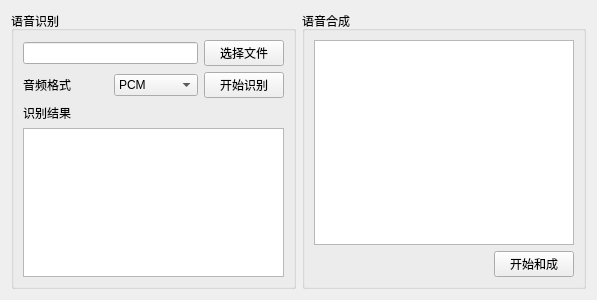
<?xml version="1.0" encoding="UTF-8"?>
<ui version="4.0">
 <class>Form</class>
 <widget class="QWidget" name="Form">
  <property name="geometry">
   <rect>
    <x>0</x>
    <y>0</y>
    <width>597</width>
    <height>300</height>
   </rect>
  </property>
  <property name="windowTitle">
   <string>语音识别演示程序</string>
  </property>
  <layout class="QGridLayout" name="gridLayout_2" columnstretch="1,1">
   <item row="0" column="0">
    <widget class="QGroupBox" name="groupBox">
     <property name="title">
      <string>语音识别</string>
     </property>
     <layout class="QGridLayout" name="gridLayout">
      <item row="0" column="0">
       <widget class="QLineEdit" name="lineEdit"/>
      </item>
      <item row="0" column="1">
       <widget class="QPushButton" name="pushButton_file">
        <property name="text">
         <string>选择文件</string>
        </property>
       </widget>
      </item>
      <item row="1" column="0">
       <layout class="QHBoxLayout" name="horizontalLayout">
        <item>
         <widget class="QLabel" name="label_format">
          <property name="text">
           <string>音频格式</string>
          </property>
         </widget>
        </item>
        <item>
         <widget class="QComboBox" name="comboBox_format">
          <item>
           <property name="text">
            <string>PCM</string>
           </property>
          </item>
          <item>
           <property name="text">
            <string>WAV</string>
           </property>
          </item>
          <item>
           <property name="text">
            <string>AMR</string>
           </property>
          </item>
         </widget>
        </item>
       </layout>
      </item>
      <item row="1" column="1">
       <widget class="QPushButton" name="pushButton_recognition">
        <property name="text">
         <string>开始识别</string>
        </property>
       </widget>
      </item>
      <item row="2" column="0">
       <widget class="QLabel" name="label_result">
        <property name="text">
         <string>识别结果</string>
        </property>
       </widget>
      </item>
      <item row="3" column="0" colspan="2">
       <widget class="QPlainTextEdit" name="plainTextEdit_result"/>
      </item>
     </layout>
    </widget>
   </item>
   <item row="0" column="1">
    <widget class="QGroupBox" name="groupBox_compound">
     <property name="title">
      <string>语音合成</string>
     </property>
     <layout class="QGridLayout" name="gridLayout_3">
      <item row="0" column="0" colspan="2">
       <widget class="QPlainTextEdit" name="plainTextEdit_compoud"/>
      </item>
      <item row="1" column="0">
       <spacer name="horizontalSpacer">
        <property name="orientation">
         <enum>Qt::Horizontal</enum>
        </property>
        <property name="sizeHint" stdset="0">
         <size>
          <width>40</width>
          <height>20</height>
         </size>
        </property>
       </spacer>
      </item>
      <item row="1" column="1">
       <widget class="QPushButton" name="pushButton_compound">
        <property name="text">
         <string>开始和成</string>
        </property>
       </widget>
      </item>
     </layout>
    </widget>
   </item>
  </layout>
 </widget>
 <resources/>
 <connections/>
</ui>
